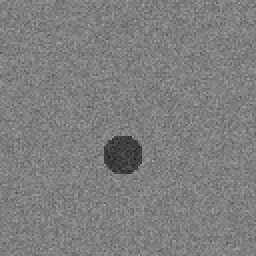
%> input picture discs1.bmp, 128 x 128 px (shown 2 times larger); the run also reads 1 picture not shown here
$ octave importantsampling.m   (GNU Octave 9; MATLAB toolbox functions it lacks are replaced by stand-ins)
%> lines starting %> are read from the running program, lines starting %| are printed output that depends on the picture; in (x1, y1, x2, y2) boxes, pixels count from 0 and x2, y2 are one past the last pixel; in counts of white or black regions, pixels touching at a corner belong together; the program's own positions count from 1
### likelihood.m
function like=likelihood(Im,T,Uxy,K)

[X Y]=size(Im);

It=maketarget(T,X,Y,Uxy,K);

Ie=(Im+It*0.25)-0.5;

e=sum(sum(Ie.*Ie));

like=exp(-0.5*e);


### maketarget.m
function It=maketarget(T,Ix,Iy,Cxy,K)

[X  Y] =size(Cxy);
[Xt Yt]=size(T);

Tc=(Xt+1)/2;

Ii=zeros(Ix,Iy);

Cxy(1:K*2)=clip(Cxy(1:K*2),1,Ix);

for k=1:K
    tx=Cxy(k*2-1);
    ty=Cxy(k*2);
    Ii(tx,ty)=1;
end

Io=conv2(Ii,T,'same');

It=im2bw(Io,0.5);

### clip.m
function Oxy=clip(Ixy,Mmin,Mmax)

[X Y]=size(Ixy);
K=X*Y;

for k=1:K
    if Ixy(k)<Mmin
        Oxy(k)=Mmin;
    elseif Ixy(k)>Mmax
        Oxy(k)=Mmax;
    else
        Oxy(k)=Ixy(k);
    end
end

### drawcircle.m
function Io=drawcircle(Ii,Uxy,K)

[X Y]=size(Ii);
[Z1 Z2]=size(Uxy);

for i=1:X
    for j=1:Y
        ma=0;
        for k=1:K
            cx=Uxy(2*k-1);
            cy=Uxy(2*k);
            te=(i-cx)*(i-cx)+(j-cy)*(j-cy);
            tr=abs(te-100);
            if tr<10
                ma=1;
                break;
            end
        end
        if ma==1
            Io(i,j)=1;
        else
            Io(i,j)=Ii(i,j);
        end
    end
end

### importantsampling.m
clear all;                          % using direct (important sampling)
I=double(imread('discs1.bmp'))/255; % read the test image
%> I: size 128x128 double; min 0.106, max 0.647, mean 0.495
T=double(imread('target.bmp'))/255; % read the target image
[X Y]=size(I);
%> X = 128; Y = 128
Z=zeros(X,Y);

Kmax=2000;                          % the number of samples
Posi=[0 0];                         % position variable

for i=1:Kmax
    Axy=round(rand(1,2)*X)+1;       % draw a 2-D random sample uniformly
    Li(i)=likelihood(I,T,Axy,1);    % evaluate the likelihood
    Px(i,:)=Axy(1:2);               % save the 2-D position hypothesis
    Z(Axy(1),Axy(2))=Li(i);         % save the likelihood for that 2-D position hypothesis
    Posi=Posi+Li(i)*Px(i,:);        % compute the weighted mean estimation
end
%> this loop made 2000 passes
%> (e in likelihood, like in likelihood, Posi) on passes 1 to 3: (65.71, 5.4e-15, [5.88e-13 5.29e-13]), (65.84, 5.04e-15, [8.65e-13 7e-13]), (60.16, 8.62e-14, [6.56e-12 5.27e-12])
%> pass 1, in maketarget, `Io=conv2(Ii,T,'same');`:
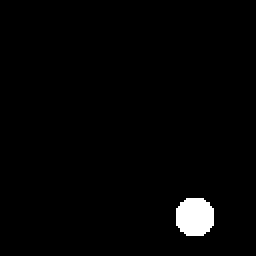
%> Io: size 128x128 double (shown 2 times larger); values 0 (black) and 1 (white), 1.9% white; 1 white region, box (x1, y1, x2, y2) and area: (88, 99, 107, 118) 305
%> pass 2, in maketarget (call 2), `Io=conv2(Ii,T,'same');`:
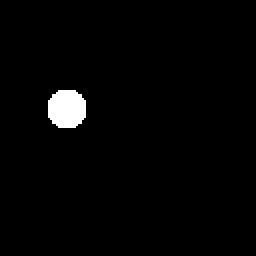
%> Io: size 128x128 double (shown 2 times larger); values 0 (black) and 1 (white), 1.9% white; 1 white region, box (x1, y1, x2, y2) and area: (24, 45, 43, 64) 305

Posi=round(Posi/sum(Li));           % compute the weighted mean estimation
Z=Z/sum(Li);                        % compute the normalized distribution

J=drawcircle(I,Posi,1);             % locate the object according to the mean estimation

figure(1), mesh(Z);                 % draw the estimated distribution
%> after `mesh(Z)`:
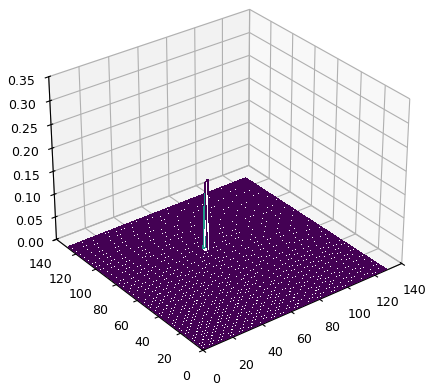
%> figure redrawn from the program's plot data
figure(2), imshow(J);               % show the object detection result
